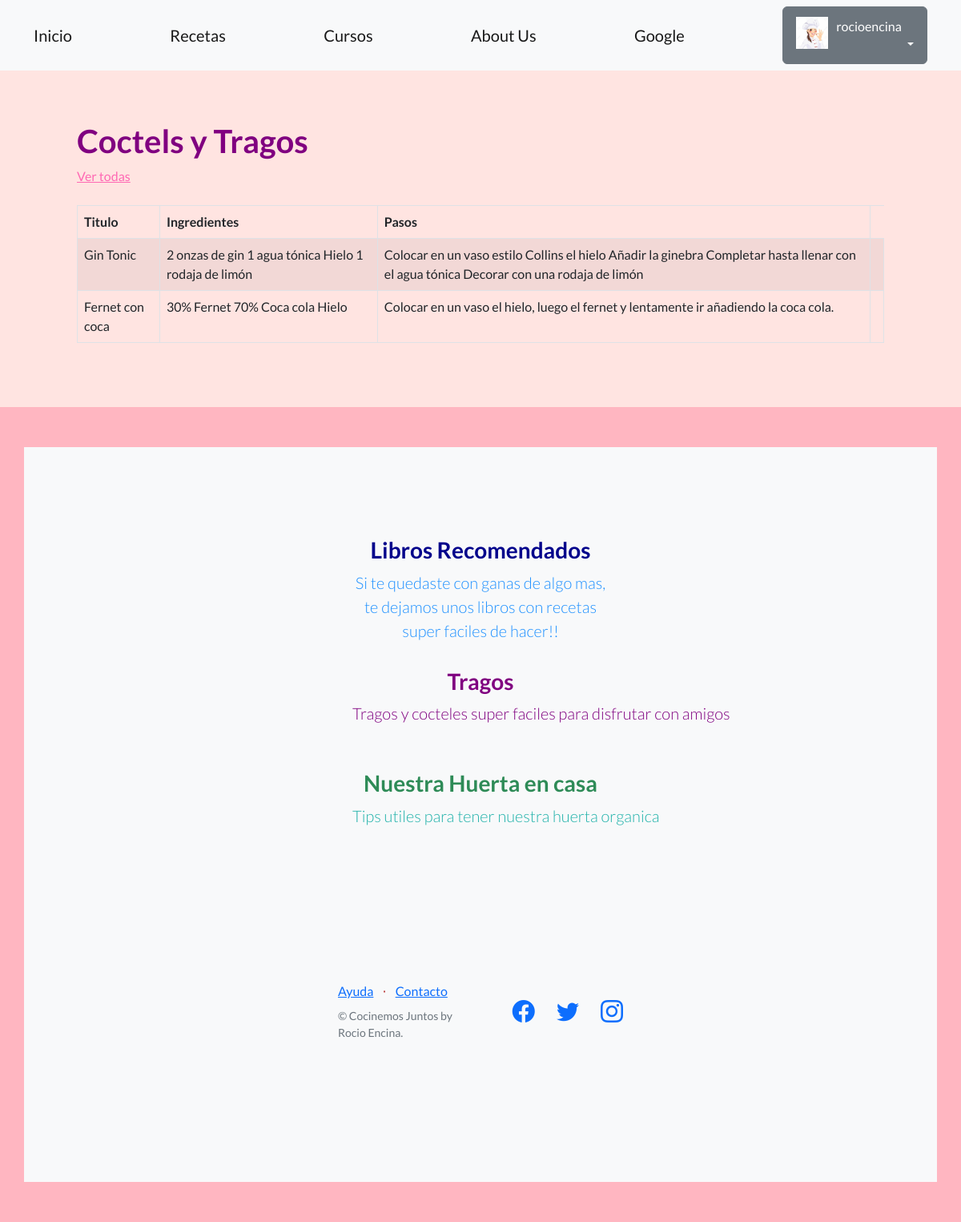
Page /comidas/tragos/ (signed in) on the earlier database version.
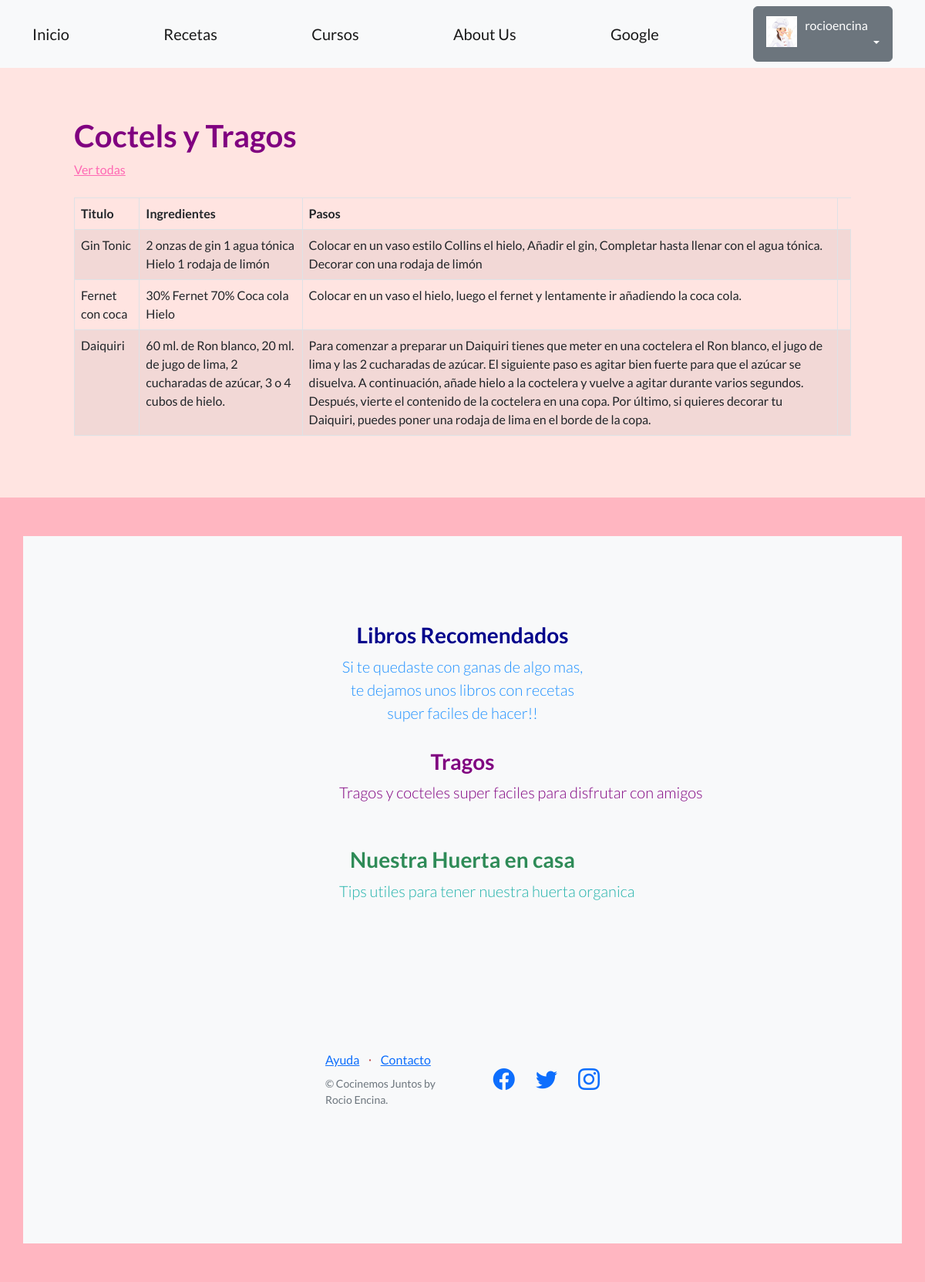
Same page on the later database version.
### recetas/models.py (models this page shows, shortened)
class Tragos(models.Model):
    titulo=models.CharField(max_length=64)
    articulo=models.CharField(max_length=400)
    ingredientes= models.TextField(blank=False, null=False)
    pasos= models.TextField(blank=False, null=False)
    imagenLibro = models.ImageField(null=True, blank=True, upload_to="imagenes/tragos.jpg")

### recetas/views.py (the view)
# urls.py: path("tragos/", listar_tragos, name="lista_tragos"),
def listar_tragos (request):
    contexto= {
        "tragos":Tragos.objects.all(),
        "imagen": 'imagenes/tragos.jpg',
    }
    http_response= render (
        request=request,
        template_name= 'recetas/lista_tragos.html',
        context=contexto,
    )
    return http_response

### recetas/templates/recetas/lista_tragos.html (shortened to what this page needs)
{% extends "base.html" %}
{% load static %}
{% block contenido %}
<h1 style="color: purple;">
    Coctels y Tragos
</h1>
<a href="{% url 'lista_tragos' %}"style="color: hotpink;">Ver todas</a>
<br><br>
  <table class="table table-striped table-bordered">
    <thead>
    <tr>
      <th>Titulo</th>
      <th>Ingredientes</th>
      <th>Pasos</th>
  </tr>
    </thead>
    <tbody>
      {% for trago in tragos %}
        <td>{{ trago.titulo }}</td>
        <td>{{ trago.ingredientes}}</td>
        <td>{{ trago.pasos}}</td>
      <td>
         </td>
      {% endfor %}
    </tbody>
  </table>
  {% endblock contenido %}

Differences in the rows shown:
changed Tragos "Gin Tonic": pasos "Colocar en un vaso estilo Collins el hielo Añadir la ginebra Completar hasta llenar con el agua tónica Decorar con una rodaja de limón" → "Colocar en un vaso estilo Collins el hielo, Añadir el gin, Completar hasta llenar con el agua tónica. Decorar con una rodaja de limón"
added Tragos: titulo "Daiquiri", ingredientes "60 ml. de Ron blanco, 20 ml. de jugo de lima, 2 cucharadas de azúcar, 3 o 4 cubos de hielo.", pasos "Para comenzar a preparar un Daiquiri tienes que meter en una coctelera el Ron blanco, el jugo de lima y las 2 cucharadas de azúcar. El siguiente paso es agitar bien fuerte para que el azúcar se disuelva. A continuación, añade hielo a la coctelera y vuelve a agitar durante varios segundos. Después, vierte el contenido de la coctelera en una copa. Por último, si quieres decorar tu Daiquiri, puedes poner una rodaja de lima en el borde de la copa."
